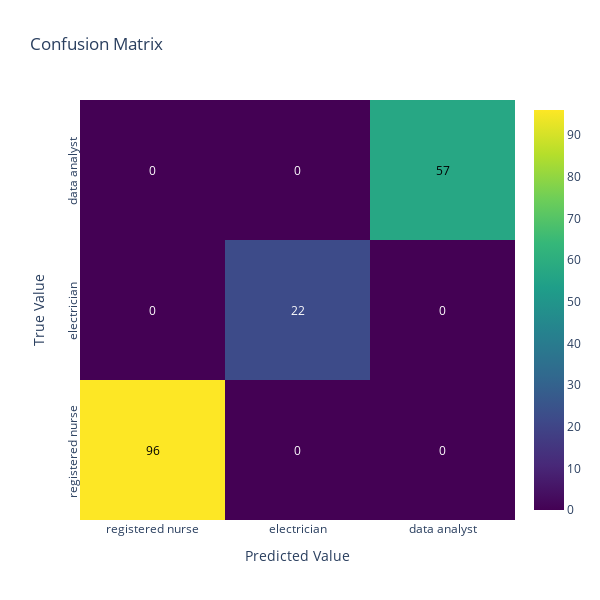

Write notebook code for a chart like this one.
### Code cell
# Interactive Confusion Matrix with Plotly
cm_matrix = confusion_matrix(labels, preds)
fig = ff.create_annotated_heatmap(z=cm_matrix, 
                                  x=['registered nurse', 'electrician', 'data analyst'],
                                  y=['registered nurse', 'electrician', 'data analyst'], 
                                  colorscale='Viridis', 
                                  showscale=True)
fig.update_layout(width=600, 
                  height=600, 
                  title='Confusion Matrix', 
                  xaxis=dict(title='Predicted Value', side='bottom'), 
                  yaxis_title='True Value')
fig.update_yaxes(tickangle=-90)  
fig.show()

# Detailed classification report
report = classification_report(labels, preds, output_dict=True)
print("CLASSIFICATION REPORT:")
print(classification_report(labels, preds))

### Figure 1 — Plotly figure (JSON) as saved in the notebook; plotly's stock layout.template omitted (floating-point values rounded to 4 significant figures)
{"data": [{"colorscale": [[0, "#440154"], [0.1111, "#482878"], [0.2222, "#3e4989"], [0.3333, "#31688e"], [0.4444, "#26828e"], [0.5556, "#1f9e89"], [0.6667, "#35b779"], [0.7778, "#6ece58"], [0.8889, "#b5de2b"], [1, "#fde725"]], "reversescale": false, "showscale": true, "type": "heatmap", "x": ["registered nurse", "electrician", "data analyst"], "y": ["registered nurse", "electrician", "data analyst"], "z": [[96, 0, 0], [0, 22, 0], [0, 0, 57]]}], "layout": {"annotations": [{"font": {"color": "#000000"}, "showarrow": false, "text": "96", "x": "registered nurse", "xref": "x", "y": "registered nurse", "yref": "y"}, {"font": {"color": "#FFFFFF"}, "showarrow": false, "text": "0", "x": "electrician", "xref": "x", "y": "registered nurse", "yref": "y"}, {"font": {"color": "#FFFFFF"}, "showarrow": false, "text": "0", "x": "data analyst", "xref": "x", "y": "registered nurse", "yref": "y"}, {"font": {"color": "#FFFFFF"}, "showarrow": false, "text": "0", "x": "registered nurse", "xref": "x", "y": "electrician", "yref": "y"}, {"font": {"color": "#FFFFFF"}, "showarrow": false, "text": "22", "x": "electrician", "xref": "x", "y": "electrician", "yref": "y"}, {"font": {"color": "#FFFFFF"}, "showarrow": false, "text": "0", "x": "data analyst", "xref": "x", "y": "electrician", "yref": "y"}, {"font": {"color": "#FFFFFF"}, "showarrow": false, "text": "0", "x": "registered nurse", "xref": "x", "y": "data analyst", "yref": "y"}, {"font": {"color": "#FFFFFF"}, "showarrow": false, "text": "0", "x": "electrician", "xref": "x", "y": "data analyst", "yref": "y"}, {"font": {"color": "#000000"}, "showarrow": false, "text": "57", "x": "data analyst", "xref": "x", "y": "data analyst", "yref": "y"}], "height": 600, "title": {"text": "Confusion Matrix"}, "width": 600, "xaxis": {"dtick": 1, "gridcolor": "rgb(0, 0, 0)", "side": "bottom", "ticks": "", "title": {"text": "Predicted Value"}}, "yaxis": {"dtick": 1, "tickangle": -90, "ticks": "", "ticksuffix": "  ", "title": {"text": "True Value"}}}}
